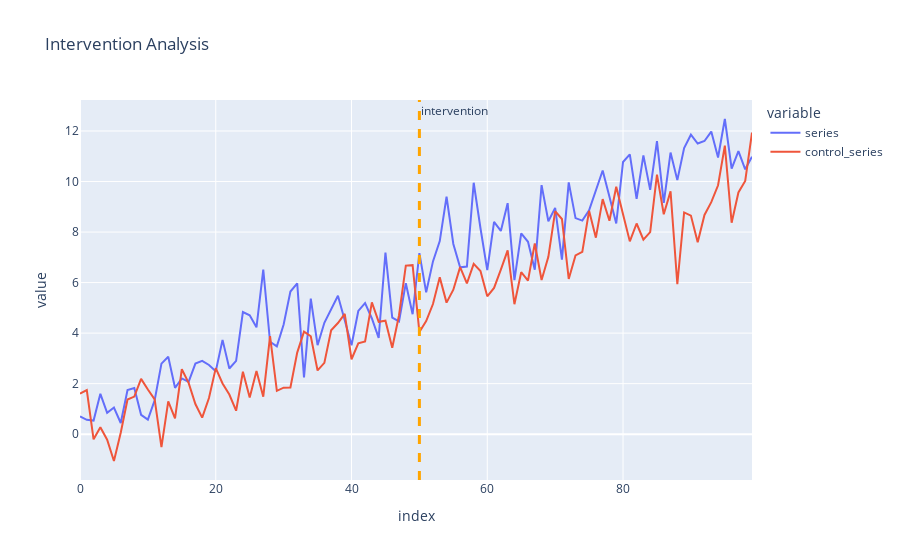

Here is the notebook cell this chart was saved with:
### Code cell
experiment.plot()

### Figure 1 — Plotly figure (JSON) as saved in the notebook; plotly's stock layout.template omitted (floating-point values rounded to 4 significant figures)
{"data": [{"hovertemplate": "variable=series<br>index=%{x}<br>value=%{y}<extra></extra>", "legendgroup": "series", "line": {"color": "#636efa", "dash": "solid"}, "marker": {"symbol": "circle"}, "mode": "lines", "name": "series", "orientation": "v", "showlegend": true, "type": "scatter", "x": [0, 1, 2, 3, 4, 5, 6, 7, 8, 9, 10, 11, 12, 13, 14, 15, 16, 17, 18, 19, 20, 21, 22, 23, 24, 25, 26, 27, 28, 29, 30, 31, 32, 33, 34, 35, 36, 37, 38, 39, 40, 41, 42, 43, 44, 45, 46, 47, 48, 49, 50, 51, 52, 53, 54, 55, 56, 57, 58, 59, 60, 61, 62, 63, 64, 65, 66, 67, 68, 69, 70, 71, 72, 73, 74, 75, 76, 77, 78, 79, 80, 81, 82, 83, 84, 85, 86, 87, 88, 89, 90, 91, 92, 93, 94, 95, 96, 97, 98, 99], "xaxis": "x", "y": [0.7014, 0.5681, 0.5372, 1.596, 0.8433, 1.057, 0.4425, 1.75, 1.825, 0.7681, 0.5745, 1.341, 2.791, 3.066, 1.836, 2.207, 2.071, 2.794, 2.899, 2.741, 2.493, 3.732, 2.6, 2.899, 4.832, 4.705, 4.232, 6.514, 3.659, 3.476, 4.338, 5.645, 5.972, 2.247, 5.364, 3.522, 4.407, 4.976, 5.477, 4.512, 3.522, 4.877, 5.192, 4.579, 3.811, 7.189, 4.616, 4.467, 5.977, 4.747, 7.165, 5.615, 6.839, 7.641, 9.398, 7.527, 6.605, 6.636, 9.952, 8.151, 6.493, 8.4, 8.046, 9.143, 6.094, 7.949, 7.615, 6.512, 9.856, 8.426, 8.957, 6.909, 9.966, 8.553, 8.454, 8.858, 9.672, 10.44, 9.394, 8.339, 10.77, 11.07, 9.319, 11.03, 9.667, 11.6, 9.153, 11.15, 10.06, 11.32, 11.85, 11.51, 11.6, 11.98, 10.95, 12.47, 10.51, 11.2, 10.48, 10.98], "yaxis": "y"}, {"hovertemplate": "variable=control_series<br>index=%{x}<br>value=%{y}<extra></extra>", "legendgroup": "control_series", "line": {"color": "#EF553B", "dash": "solid"}, "marker": {"symbol": "circle"}, "mode": "lines", "name": "control_series", "orientation": "v", "showlegend": true, "type": "scatter", "x": [0, 1, 2, 3, 4, 5, 6, 7, 8, 9, 10, 11, 12, 13, 14, 15, 16, 17, 18, 19, 20, 21, 22, 23, 24, 25, 26, 27, 28, 29, 30, 31, 32, 33, 34, 35, 36, 37, 38, 39, 40, 41, 42, 43, 44, 45, 46, 47, 48, 49, 50, 51, 52, 53, 54, 55, 56, 57, 58, 59, 60, 61, 62, 63, 64, 65, 66, 67, 68, 69, 70, 71, 72, 73, 74, 75, 76, 77, 78, 79, 80, 81, 82, 83, 84, 85, 86, 87, 88, 89, 90, 91, 92, 93, 94, 95, 96, 97, 98, 99], "xaxis": "x", "y": [1.602, 1.746, -0.2039, 0.2764, -0.2206, -1.061, 0.05647, 1.371, 1.49, 2.19, 1.771, 1.377, -0.5086, 1.298, 0.6239, 2.572, 2.032, 1.194, 0.6545, 1.429, 2.616, 2.008, 1.569, 0.9291, 2.471, 1.453, 2.504, 1.483, 3.885, 1.714, 1.841, 1.848, 3.228, 4.057, 3.874, 2.523, 2.824, 4.115, 4.399, 4.759, 2.966, 3.598, 3.669, 5.215, 4.449, 4.491, 3.424, 4.708, 6.673, 6.691, 4.042, 4.478, 5.152, 6.207, 5.207, 5.719, 6.611, 5.969, 6.739, 6.458, 5.456, 5.79, 6.516, 7.272, 5.144, 6.412, 6.078, 7.548, 6.104, 7.02, 8.823, 8.518, 6.145, 7.073, 7.214, 8.839, 7.779, 9.302, 8.449, 9.795, 8.709, 7.632, 8.339, 7.696, 8.0, 10.28, 8.706, 9.61, 5.934, 8.778, 8.652, 7.6, 8.677, 9.184, 9.853, 11.42, 8.368, 9.567, 10.02, 11.94], "yaxis": "y"}], "layout": {"annotations": [{"showarrow": false, "text": "intervention", "x": 50, "xanchor": "left", "xref": "x", "y": 1, "yanchor": "top", "yref": "y domain"}], "autosize": true, "legend": {"title": {"text": "variable"}, "tracegroupgap": 0}, "shapes": [{"line": {"color": "orange", "dash": "dash", "width": 3}, "type": "line", "x0": 50, "x1": 50, "xref": "x", "y0": 0, "y1": 1, "yref": "y domain"}], "title": {"text": "Intervention Analysis"}, "xaxis": {"anchor": "y", "autorange": true, "domain": [0, 1], "range": [0, 99], "title": {"text": "index"}, "type": "linear"}, "yaxis": {"anchor": "x", "autorange": true, "domain": [0, 1], "range": [-1.813, 13.23], "title": {"text": "value"}, "type": "linear"}}}
